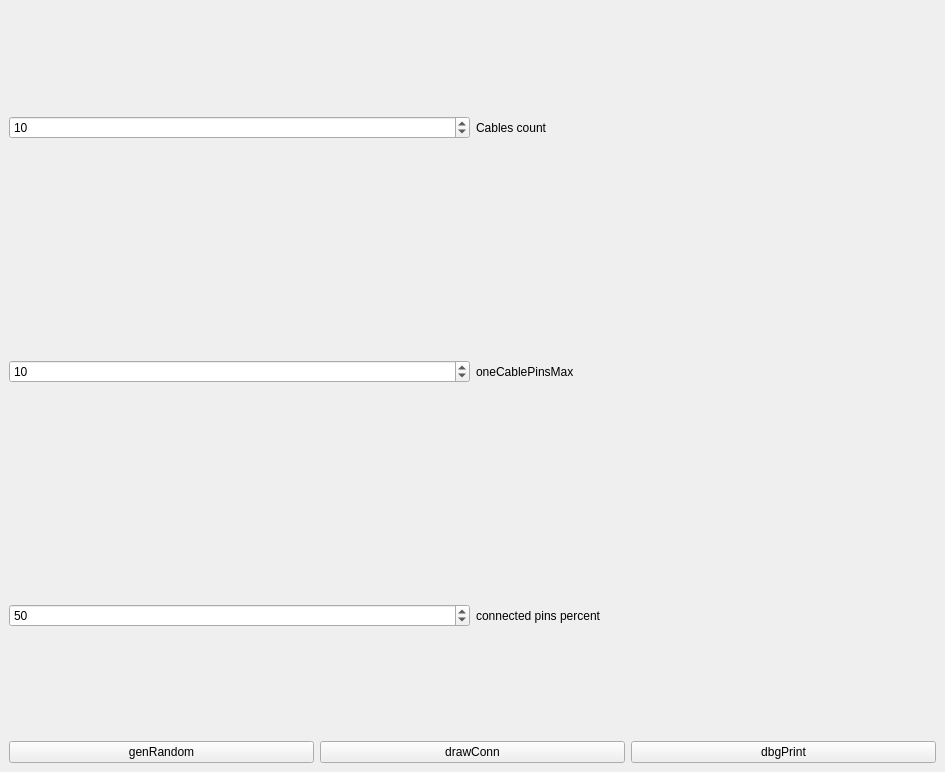
<?xml version="1.0" encoding="UTF-8"?>
<ui version="4.0">
 <class>MainWindow</class>
 <widget class="QMainWindow" name="MainWindow">
  <property name="geometry">
   <rect>
    <x>0</x>
    <y>0</y>
    <width>945</width>
    <height>772</height>
   </rect>
  </property>
  <property name="windowTitle">
   <string>MainWindow</string>
  </property>
  <widget class="QWidget" name="centralwidget">
   <layout class="QVBoxLayout" name="verticalLayout_3">
    <item>
     <layout class="QVBoxLayout" name="verticalLayout_2" stretch="0,1">
      <item>
       <layout class="QVBoxLayout" name="headerArea">
        <item>
         <layout class="QHBoxLayout" name="horizontalLayout_2">
          <item>
           <widget class="QSpinBox" name="cablesCount">
            <property name="minimum">
             <number>1</number>
            </property>
            <property name="value">
             <number>10</number>
            </property>
           </widget>
          </item>
          <item>
           <widget class="QLabel" name="label">
            <property name="text">
             <string>Cables count</string>
            </property>
           </widget>
          </item>
         </layout>
        </item>
        <item>
         <layout class="QHBoxLayout" name="horizontalLayout_3">
          <item>
           <widget class="QSpinBox" name="pinsMax">
            <property name="minimum">
             <number>1</number>
            </property>
            <property name="value">
             <number>10</number>
            </property>
           </widget>
          </item>
          <item>
           <widget class="QLabel" name="label_2">
            <property name="text">
             <string>oneCablePinsMax</string>
            </property>
           </widget>
          </item>
         </layout>
        </item>
        <item>
         <layout class="QHBoxLayout" name="horizontalLayout_4">
          <item>
           <widget class="QSpinBox" name="connectedPercent">
            <property name="minimum">
             <number>1</number>
            </property>
            <property name="maximum">
             <number>100</number>
            </property>
            <property name="value">
             <number>50</number>
            </property>
           </widget>
          </item>
          <item>
           <widget class="QLabel" name="label_3">
            <property name="text">
             <string>connected pins percent</string>
            </property>
           </widget>
          </item>
         </layout>
        </item>
        <item>
         <layout class="QVBoxLayout" name="btnsLayout">
          <item>
           <layout class="QHBoxLayout" name="horizontalLayout">
            <item>
             <widget class="QPushButton" name="genRandomBtn">
              <property name="text">
               <string>genRandom</string>
              </property>
             </widget>
            </item>
            <item>
             <widget class="QPushButton" name="drawConnBtn">
              <property name="text">
               <string>drawConn</string>
              </property>
             </widget>
            </item>
            <item>
             <widget class="QPushButton" name="dbgOutBtn">
              <property name="text">
               <string>dbgPrint</string>
              </property>
             </widget>
            </item>
           </layout>
          </item>
         </layout>
        </item>
       </layout>
      </item>
      <item>
       <layout class="QVBoxLayout" name="painterArea"/>
      </item>
     </layout>
    </item>
   </layout>
  </widget>
 </widget>
 <resources/>
 <connections/>
</ui>
